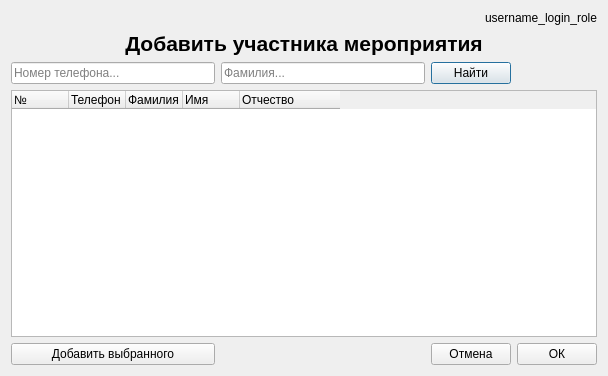
<?xml version="1.0" encoding="UTF-8"?>
<ui version="4.0">
 <class>Add_participant</class>
 <widget class="QDialog" name="Add_participant">
  <property name="geometry">
   <rect>
    <x>0</x>
    <y>0</y>
    <width>608</width>
    <height>376</height>
   </rect>
  </property>
  <property name="windowTitle">
   <string>Event</string>
  </property>
  <layout class="QGridLayout" name="gridLayout">
   <item row="2" column="0">
    <widget class="QLineEdit" name="lineEdit_phone_number_participant">
     <property name="placeholderText">
      <string>Номер телефона...</string>
     </property>
    </widget>
   </item>
   <item row="1" column="0" colspan="4">
    <widget class="QLabel" name="label_add_participant_event">
     <property name="font">
      <font>
       <pointsize>16</pointsize>
       <weight>75</weight>
       <bold>true</bold>
      </font>
     </property>
     <property name="text">
      <string>Добавить участника мероприятия</string>
     </property>
     <property name="alignment">
      <set>Qt::AlignCenter</set>
     </property>
    </widget>
   </item>
   <item row="4" column="0" colspan="4">
    <widget class="QTreeWidget" name="tree_add_participant_to_event">
     <attribute name="headerMinimumSectionSize">
      <number>20</number>
     </attribute>
     <attribute name="headerDefaultSectionSize">
      <number>57</number>
     </attribute>
     <attribute name="headerStretchLastSection">
      <bool>false</bool>
     </attribute>
     <column>
      <property name="text">
       <string>№</string>
      </property>
     </column>
     <column>
      <property name="text">
       <string>Телефон</string>
      </property>
     </column>
     <column>
      <property name="text">
       <string>Фамилия</string>
      </property>
     </column>
     <column>
      <property name="text">
       <string>Имя</string>
      </property>
     </column>
     <column>
      <property name="text">
       <string>Отчество</string>
      </property>
     </column>
    </widget>
   </item>
   <item row="2" column="2">
    <widget class="QPushButton" name="pushButton_find_participant">
     <property name="text">
      <string>Найти</string>
     </property>
    </widget>
   </item>
   <item row="2" column="1">
    <widget class="QLineEdit" name="lineEdit_second_name_participant">
     <property name="placeholderText">
      <string>Фамилия...</string>
     </property>
    </widget>
   </item>
   <item row="0" column="2" colspan="2">
    <widget class="QLabel" name="label_username_login_role">
     <property name="text">
      <string>username_login_role</string>
     </property>
     <property name="alignment">
      <set>Qt::AlignRight|Qt::AlignTrailing|Qt::AlignVCenter</set>
     </property>
    </widget>
   </item>
   <item row="5" column="0">
    <widget class="QPushButton" name="pushButton_add_selected_participant">
     <property name="text">
      <string>Добавить выбранного</string>
     </property>
    </widget>
   </item>
   <item row="5" column="3">
    <widget class="QPushButton" name="pushButton_ok">
     <property name="text">
      <string>ОК</string>
     </property>
    </widget>
   </item>
   <item row="5" column="2">
    <widget class="QPushButton" name="pushButton_cancel">
     <property name="text">
      <string>Отмена</string>
     </property>
    </widget>
   </item>
  </layout>
 </widget>
 <tabstops>
  <tabstop>lineEdit_phone_number_participant</tabstop>
  <tabstop>lineEdit_second_name_participant</tabstop>
  <tabstop>pushButton_find_participant</tabstop>
  <tabstop>tree_add_participant_to_event</tabstop>
  <tabstop>pushButton_add_selected_participant</tabstop>
  <tabstop>pushButton_ok</tabstop>
  <tabstop>pushButton_cancel</tabstop>
 </tabstops>
 <resources/>
 <connections>
  <connection>
   <sender>pushButton_add_selected_participant</sender>
   <signal>clicked()</signal>
   <receiver>Add_participant</receiver>
   <slot>show()</slot>
   <hints>
    <hint type="sourcelabel">
     <x>92</x>
     <y>323</y>
    </hint>
    <hint type="destinationlabel">
     <x>303</x>
     <y>187</y>
    </hint>
   </hints>
  </connection>
  <connection>
   <sender>pushButton_ok</sender>
   <signal>clicked()</signal>
   <receiver>Add_participant</receiver>
   <slot>show()</slot>
   <hints>
    <hint type="sourcelabel">
     <x>558</x>
     <y>354</y>
    </hint>
    <hint type="destinationlabel">
     <x>303</x>
     <y>187</y>
    </hint>
   </hints>
  </connection>
  <connection>
   <sender>pushButton_cancel</sender>
   <signal>clicked()</signal>
   <receiver>Add_participant</receiver>
   <slot>close()</slot>
   <hints>
    <hint type="sourcelabel">
     <x>472</x>
     <y>354</y>
    </hint>
    <hint type="destinationlabel">
     <x>303</x>
     <y>187</y>
    </hint>
   </hints>
  </connection>
  <connection>
   <sender>pushButton_find_participant</sender>
   <signal>clicked()</signal>
   <receiver>Add_participant</receiver>
   <slot>update()</slot>
   <hints>
    <hint type="sourcelabel">
     <x>472</x>
     <y>74</y>
    </hint>
    <hint type="destinationlabel">
     <x>303</x>
     <y>187</y>
    </hint>
   </hints>
  </connection>
 </connections>
</ui>
